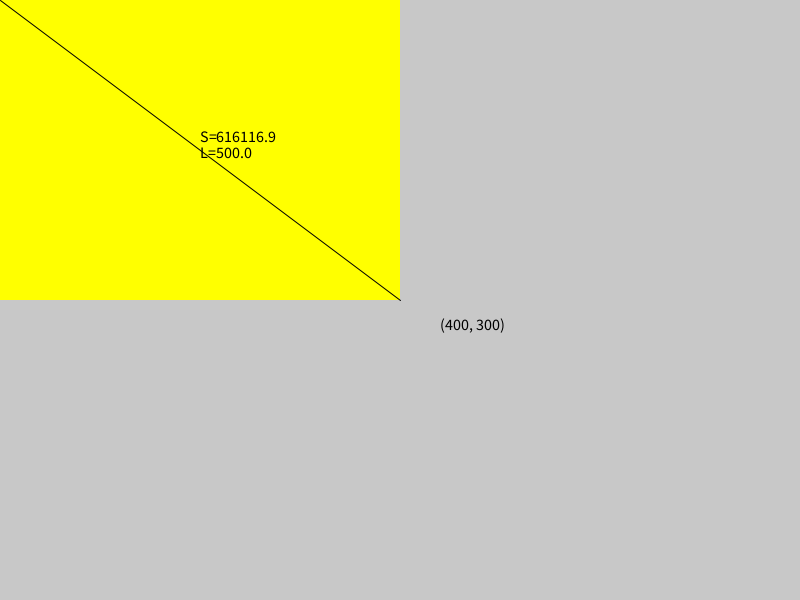
Frame 1 (no input)
Frame 60 (the mouse pressed at the canvas centre just before this capture): identical to frame 1, image omitted
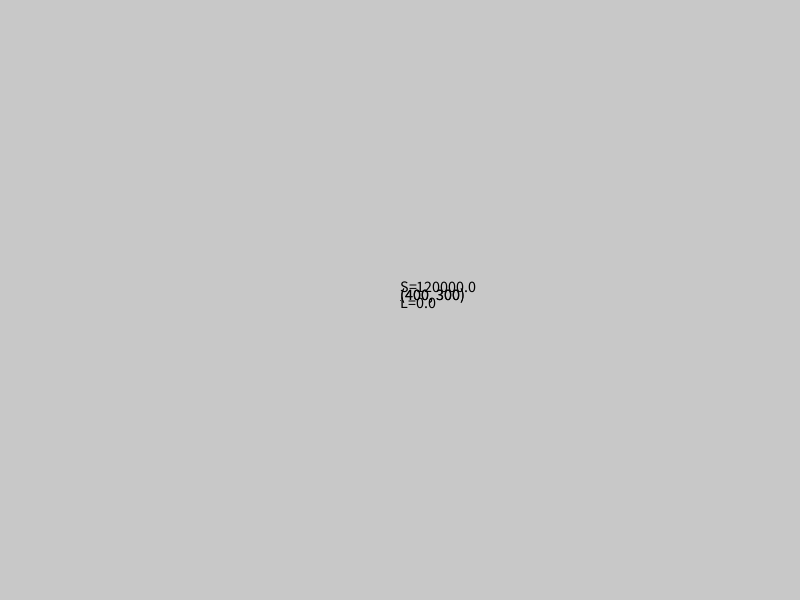
Frame 120 (the mouse held since frame 60 and released just before this capture)

The Processing sketch that drew these frames (run headless with seeded random() and noise(); from frame 60 on, the mouse is pressed at the canvas centre):

// Processing sketch: ensyuu1
// ── ensyuu1.pde
void setup() {
  size(800, 600);
}

float calcArea(float fromX, float fromY, float toX, float toY) {
  float hig = dist(fromX, fromY, toX - fromX, toY);
  float wih = dist(fromX, fromY, toX, toY - fromY);
  return hig * wih;
}
float calcPos(float from, float to, float alpha) {
  float pos = (to - from) * alpha + from;
  return pos;
}

void draw() {
  background(200);
  fill(255, 255, 0);
  noStroke();
  rect(width/2, height/2, mouseX - width/2, mouseY - height/2);
  noFill();
  stroke(0);
  line(width/2, height/2, mouseX, mouseY);

  float length = dist(width/2, height/2, mouseX, mouseY);
  float area = calcArea(width/2, height/2, mouseX, mouseY);
  float x11 = calcPos(width/2, mouseX, 1.1);
  float y11 = calcPos(height/2, mouseY, 1.1);
  float x05 = calcPos(width/2, mouseX, 0.5);
  float y05 = calcPos(height/2, mouseY, 0.5);
  float xm01 = calcPos(width/2, mouseX, -0.1);
  float ym01 = calcPos(height/2, mouseY, -0.1);

  fill(0);
  textSize(16);

  text("("+mouseX+", "+mouseY+")", x11, y11);
  text("("+width/2+", "+height/2+")", xm01, ym01);
  text("S="+ area, x05, y05 -8);
  text("L="+ length, x05, y05 +8);
}
